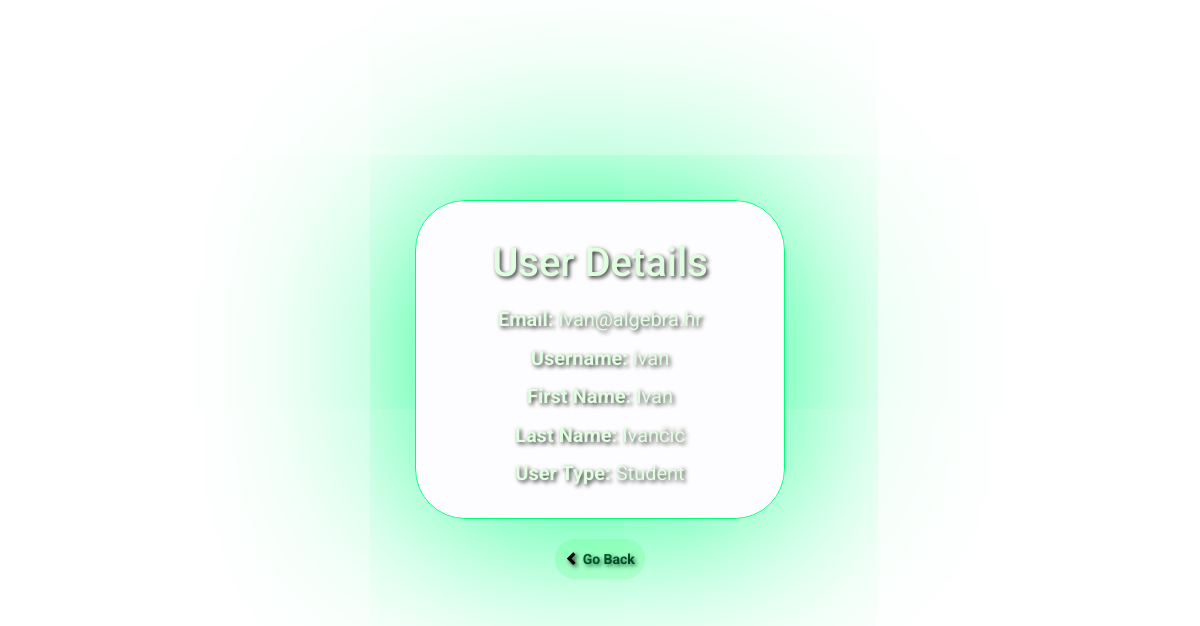
Screenshot of /me/ (signed in) with the database file from the repository.
### ZavršniRad/models.py (models this page shows, shortened)
class Korisnik(AbstractUser):
    EMAIL_FIELD = 'email'
    USERNAME_FIELD = 'email'
    REQUIRED_FIELDS = []
    email = models.EmailField(unique=True)
    first_name = models.CharField(max_length=255)
    last_name = models.CharField(max_length=255)
    username = models.CharField(max_length=255, blank=True)
    objects = KorisnikManager()
    def get_user_type(self):
            if hasattr(self, 'admin'):
                return 'Admin'
            elif hasattr(self, 'profesor'):
                return 'Professor'
            elif hasattr(self, 'student'):
                return 'Student'
            return 'Unknown'

### ZavršniRad/views.py (the view)
# urls.py: path('me/', me_view, name='me'),
@login_required
def me_view(request):
    user_type = request.user.get_user_type()
    context = {
        'user_type': user_type,
    }
    return render(request, 'me.html', context)

### templates/me.html (shortened to what this page needs)
{% load static %}
<!DOCTYPE html>
<html lang="en">
<head>
  <link rel="stylesheet" href="https://maxcdn.bootstrapcdn.com/bootstrap/3.4.1/css/bootstrap.min.css">
  <link rel="stylesheet" type="text/css" href="{% static 'css/me.css' %}" />
</head>
<body>
  <div class="container">
    <div class="user-info">
      <h2>User Details</h2>
      <p><strong>Email:</strong> {{ user.email }}</p>
      <p><strong>Username:</strong> {{ user.username }}</p>
      <p><strong>First Name:</strong> {{ user.first_name }}</p>
      <p><strong>Last Name:</strong> {{ user.last_name }}</p>
      <p><strong>User Type:</strong> {{ user.get_user_type }}</p>
    </div>
    <a href="javascript:history.back()" class="btn btn-default">
      <span class="glyphicon glyphicon-chevron-left"></span> Go Back
    </a>
  </div>
</body>
</html>

### static/css/me.css (style rules this page uses)
body { margin-bottom: 60px; color: #e0ffe0; text-shadow: 2px 2px 4px rgba(0, 0, 0, 0.8); font-family: 'Roboto', sans-serif; animation: colorAnimation 3s infinite alternate; }
body * { animation: fadeIn 2s ease-in-out forwards; }
.user-info { border: 1px solid springgreen; background: rgba(102, 51, 153, 0.01); border-radius: 100px; box-shadow: 0 0 200px springgreen; padding: 20px; border-radius: 50px; }
.container { text-align: center; margin-top: 200px !important; width: 400px; }
h2 { font-size: 40px; margin: 20px; }
p { font-size: 20px; }
.btn-default { font-weight: bold; transition: background 0.8s ease,color 0.8s ease; border: none !important; outline: none !important; border-radius: 50px !important; margin: 20px !important; background-color: #e0ffe0; color: black; padding: 10px; animation: btnPAnimation 3s infinite alternate !important; }

### rows the page displays
Korisnik: email "ivan@algebra.hr", username "ivan", first_name "Ivan", last_name "Ivančić", get_user_type "Student"
